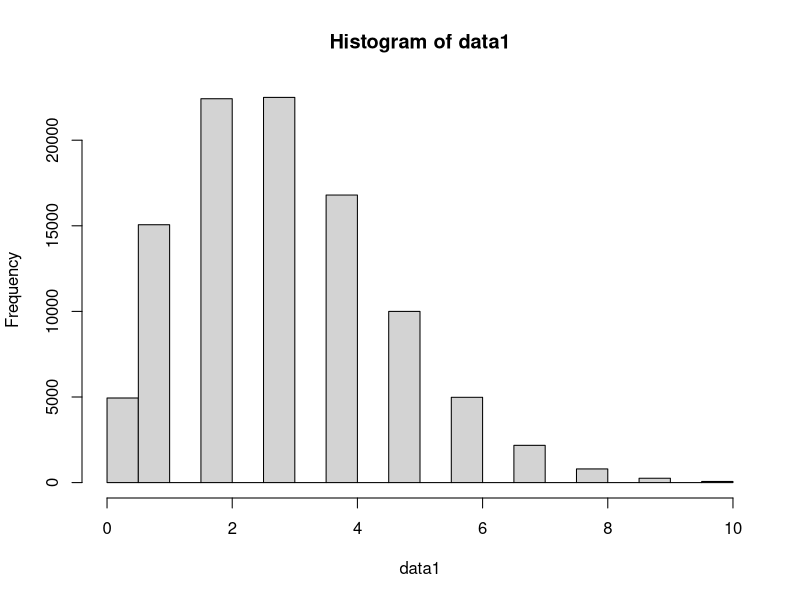
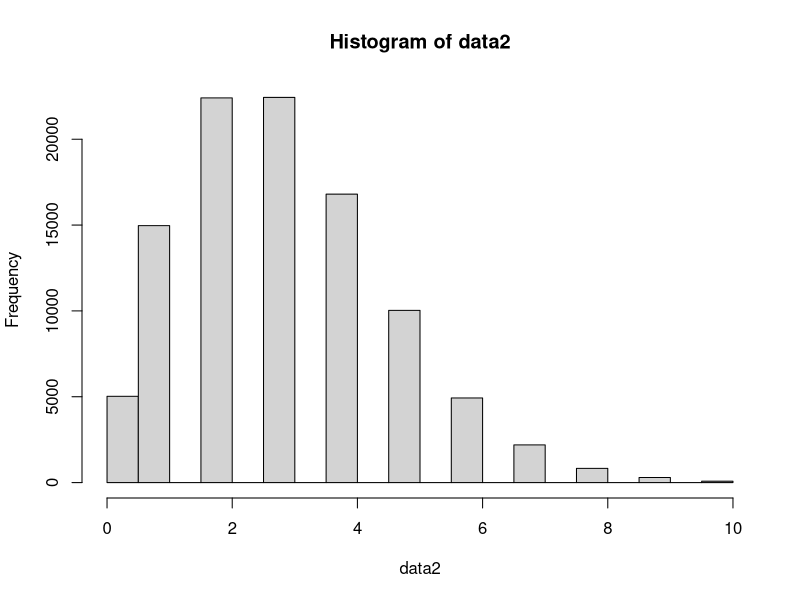
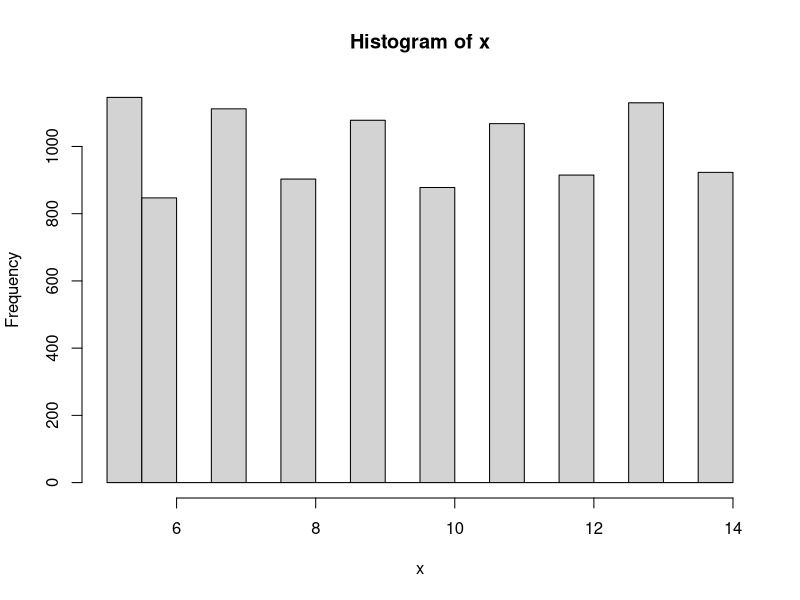
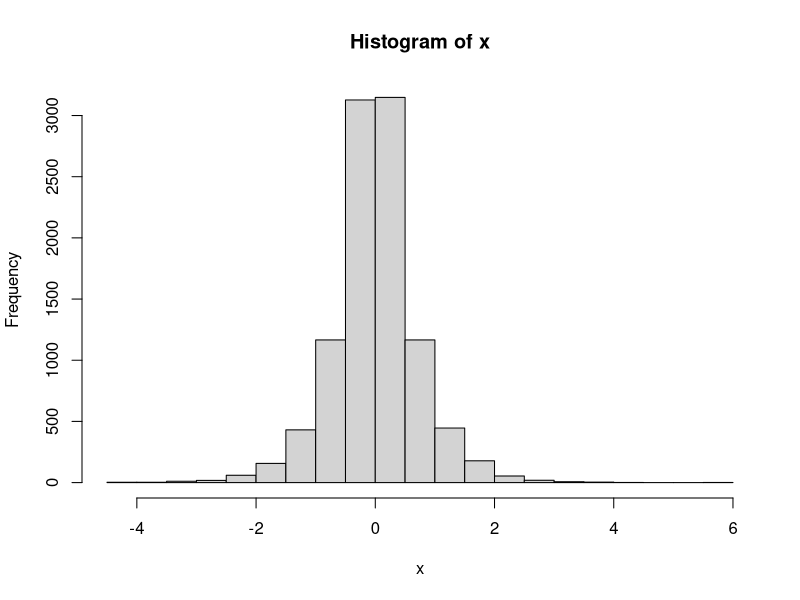
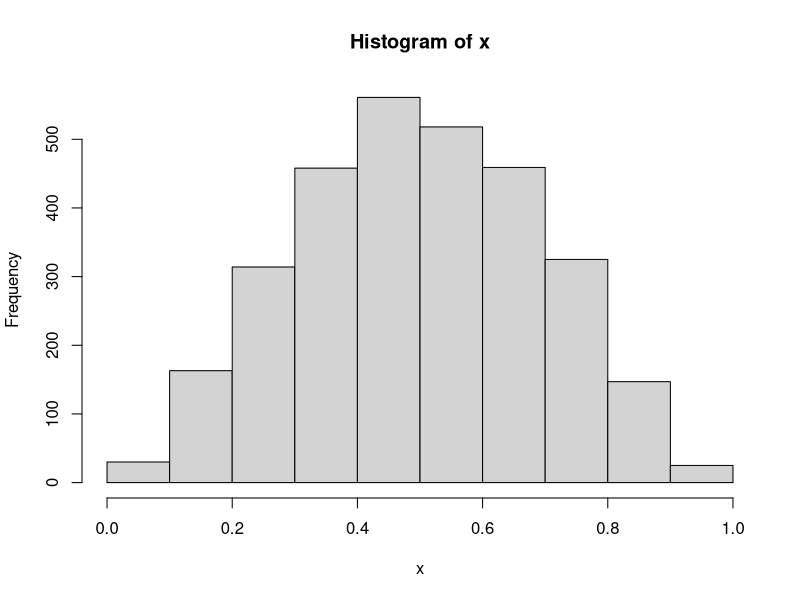
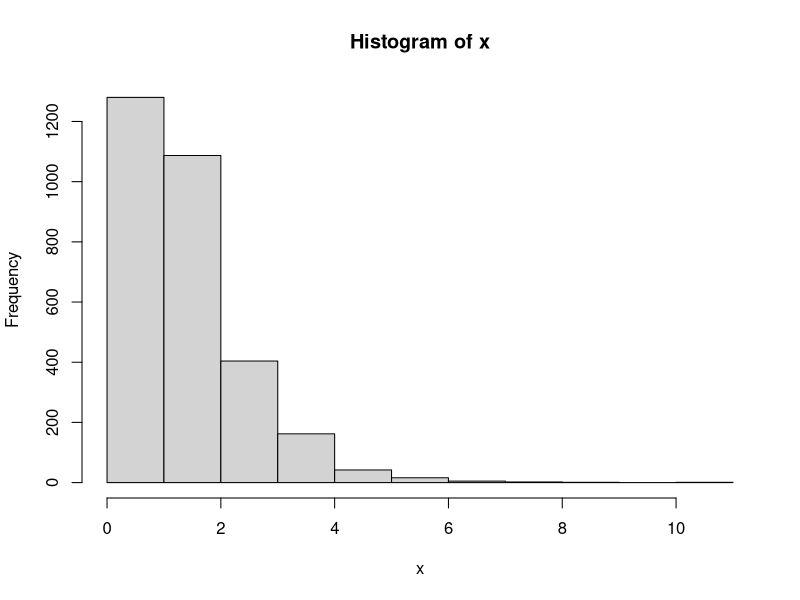

The R script that drew these images, in order:
###################################################
## dependencies
require(stats)
require("matlab")
###################################################
## 0.some useful functions
#  discrete uniform distribution of 0~k
rfunif <- function(n,k) floor(runif(n)*(k+1))
#  poisson density function
dfpois = function(i, k = 10, lambda = 1){
  exp(-lambda)*lambda^i/factorial(i)/sum(exp(-lambda)*lambda^(0:k)/factorial(0:k))
}

###################################################
## 1.rfpoi(n, k, lambda, ...): Finite Poisson distribution
#  Input: n         niter
#         k         finite element number
#         lambda    poisson distribution parameter
#  Output: Generate n random numbers x
#  methods = inverse transform; acceptance/rejection
rfpois = function(n, k = 10, lambda = 1, method = c("inverse","acceptance"))
{
  if(n < 0 | k < 0){
    stop("invalid input argument")
  }
  method = match.arg(method)
  result <- if (method == "inverse") {
    u = runif(n)*sum(exp(-lambda)*lambda^(0:k)/factorial(0:k))
    sapply(u, function(u) {
      p = exp(-lambda);f = p
      for(i in 0:k){
        if(u<f){return(i)}
        p = lambda*p/(i+1);f = f + p
      }
    })
  }
  else if (method == "acceptance"){
    c = (k+1)*max(sapply(0:k,dfpois, k = k, lambda = lambda))
    x = rep(0,n)
    for(i in 1:n){
      repeat{
        x[i] = rfunif(1,k)
        U = runif(1)
        if(U < (k+1)*dfpois(x[i],k,lambda)/c)
          break
      }
    }
    x
  }
}
#  inferring parameters
data1 = rfpois(100000, 10, 3, method = "inverse")
hist(data1)
mean(data1)

data2 = rfpois(100000, 10, 3, method = "inverse")
hist(data2)
mean(rfpois(1000, 10, 3, method = "acceptance"))

###################################################
## 2. simulate from a certain discrete distribution
#  output: x ~ p_x=0.11(x = 5,7,...,13); p_x = 0.09(x = 6,8,...,14)
foo <- function(n){
  if(n < 0){stop("invalid input")}
  sapply(runif(n),function(u){
    for(i in 0:4){
      if(u <= 0.2*i+0.11){return(2*i+5)}
      else if(u<=0.2*(i+1)){return(2*i+6)}
    }
  })
}
x = foo(10000)
hist(x)
mean(x)

###################################################
## 3.simulate from two-sided exponential distribution 
#  output: x ~ F(x) = 0.5*exp(2*x)*(x<=0) + (0.5*exp(2*x)+0.5)*(x>0) 
rbexp <- function(n){
  if(n < 0){stop("invalid input")}
  sapply(runif(n),function(u){
    0.5*log(2*u)*(u<=0.5)-0.5*log(2*(1-u))*(u>0.5)
  })
}
x = rbexp(10000)
hist(x)

###################################################
## 4. simulate x ~ f(x), f is continuous
#  interval:  01              x > 0 && x < 1
#             real_positive   x > 0
#             real            x is arbitrary real number
#  method:    "inverse"       FUN = F^(-1)(x)
#             "acceptance"    FUN = f
rcont <- function(n,FUN,interval = c("01","real_positive","real"),method = c("inverse","acceptance")){
  if(n < 0 | !(is.function(FUN))) {
    stop("invalid input argument")
  }
  interval = match.arg(interval)
  #if necessary we can use more accurate maximization algorithms to calculate c (say gradiant method). here is a simple version.
  c <- if (interval == "01"){max(FUN(linspace(0,1,100000)))}
  else if (interval == "real_positive"){max(FUN(rexp(10000000)))}
  else if (interval == "real"){max(FUN(rnorm(10000000)))}
  method = match.arg(method)
  result <- if (method == "acceptance") {
    i = rep(0,n)
    sapply(i,function(y){
      if (interval == "01"){
        repeat{
          u = runif(1);v = runif(1)
          if(u < (FUN(v)/c)){return(v)}
        }
      }
      else if (interval == "real_positive"){
        repeat{
          u = runif(1);v = rexp(1)
          if(u < (FUN(v)/c/dexp(v))){return(v)}
        }
      }
      else if (interval == "real"){
        repeat{
          u = runif(1);v = rnorm(1)
          if(u < (FUN(v)/c/dnorm(v))){return(v)}
        }
      }
    })
  }
  else if(method == "inverse"){
    sapply(runif(n),FUN)
  }
}
#  in this case f(x) = 30*(x^2-2*x^3+x^4)
f4 <- function(t){30*(t^2-2*t^3+t^4)}
x = rcont(3000,f4,"01",method = "acceptance")
hist(x)

###################################################
##5. in this case f(x) = 0.5*x^2*exp(-x)
f5 <- function(x){0.5*x^2*exp(-x)}
x = rcont(3000,f5,"real_positive",method = "acceptance")
hist(x)
